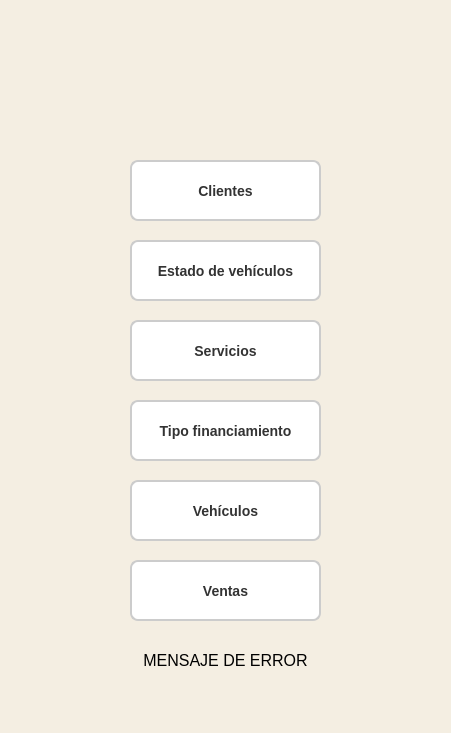
<?xml version="1.0" encoding="UTF-8"?>
<ui version="4.0">
 <class>MainWindow</class>
 <widget class="QMainWindow" name="MainWindow">
  <property name="geometry">
   <rect>
    <x>0</x>
    <y>0</y>
    <width>451</width>
    <height>733</height>
   </rect>
  </property>
  <property name="windowTitle">
   <string>Inicio</string>
  </property>
  <property name="styleSheet">
   <string notr="true">background-color: #f4eee2</string>
  </property>
  <widget class="QWidget" name="centralwidget">
   <widget class="QPushButton" name="btnClientes">
    <property name="enabled">
     <bool>true</bool>
    </property>
    <property name="geometry">
     <rect>
      <x>130</x>
      <y>160</y>
      <width>191</width>
      <height>61</height>
     </rect>
    </property>
    <property name="font">
     <font>
      <pointsize>-1</pointsize>
      <weight>62</weight>
      <italic>false</italic>
      <bold>true</bold>
      <underline>false</underline>
      <strikeout>false</strikeout>
      <stylestrategy>PreferDefault</stylestrategy>
      <kerning>true</kerning>
     </font>
    </property>
    <property name="cursor">
     <cursorShape>PointingHandCursor</cursorShape>
    </property>
    <property name="autoFillBackground">
     <bool>false</bool>
    </property>
    <property name="styleSheet">
     <string notr="true"> QPushButton {
                background-color: white;
                color: #333;
                padding: 10px;
                border: 2px solid #ccc; /* Borde más grueso */
                border-radius: 8px; /* Bordes redondeados */
                font-weight: 500;
                font-size: 14px; /* Tamaño de fuente */
                box-shadow: 0 2px 5px rgba(0, 0, 0, 0.1); /* Sombra sutil */
            }
            QPushButton:hover {
                background-color: #e0d5cb;
                color: #000;
            }
            QPushButton:pressed {
                background-color: #d1c4b1; /* Color más oscuro al presionar */
                border: 2px solid #bbb; /* Cambio de borde al presionar */
            }</string>
    </property>
    <property name="text">
     <string>Clientes</string>
    </property>
    <property name="flat">
     <bool>false</bool>
    </property>
   </widget>
   <widget class="QPushButton" name="btnEstadoVehiculo">
    <property name="enabled">
     <bool>true</bool>
    </property>
    <property name="geometry">
     <rect>
      <x>130</x>
      <y>240</y>
      <width>191</width>
      <height>61</height>
     </rect>
    </property>
    <property name="font">
     <font>
      <pointsize>-1</pointsize>
      <weight>62</weight>
      <italic>false</italic>
      <bold>true</bold>
      <underline>false</underline>
      <strikeout>false</strikeout>
      <stylestrategy>PreferDefault</stylestrategy>
      <kerning>true</kerning>
     </font>
    </property>
    <property name="cursor">
     <cursorShape>PointingHandCursor</cursorShape>
    </property>
    <property name="autoFillBackground">
     <bool>false</bool>
    </property>
    <property name="styleSheet">
     <string notr="true"> QPushButton {
                background-color: white;
                color: #333;
                padding: 10px;
                border: 2px solid #ccc; /* Borde más grueso */
                border-radius: 8px; /* Bordes redondeados */
                font-weight: 500;
                font-size: 14px; /* Tamaño de fuente */
                box-shadow: 0 2px 5px rgba(0, 0, 0, 0.1); /* Sombra sutil */
            }
            QPushButton:hover {
                background-color: #e0d5cb;
                color: #000;
            }
            QPushButton:pressed {
                background-color: #d1c4b1; /* Color más oscuro al presionar */
                border: 2px solid #bbb; /* Cambio de borde al presionar */
            }</string>
    </property>
    <property name="text">
     <string>Estado de vehículos</string>
    </property>
    <property name="flat">
     <bool>false</bool>
    </property>
   </widget>
   <widget class="QPushButton" name="btnServicios">
    <property name="enabled">
     <bool>true</bool>
    </property>
    <property name="geometry">
     <rect>
      <x>130</x>
      <y>320</y>
      <width>191</width>
      <height>61</height>
     </rect>
    </property>
    <property name="font">
     <font>
      <pointsize>-1</pointsize>
      <weight>62</weight>
      <italic>false</italic>
      <bold>true</bold>
      <underline>false</underline>
      <strikeout>false</strikeout>
      <stylestrategy>PreferDefault</stylestrategy>
      <kerning>true</kerning>
     </font>
    </property>
    <property name="cursor">
     <cursorShape>PointingHandCursor</cursorShape>
    </property>
    <property name="autoFillBackground">
     <bool>false</bool>
    </property>
    <property name="styleSheet">
     <string notr="true"> QPushButton {
                background-color: white;
                color: #333;
                padding: 10px;
                border: 2px solid #ccc; /* Borde más grueso */
                border-radius: 8px; /* Bordes redondeados */
                font-weight: 500;
                font-size: 14px; /* Tamaño de fuente */
                box-shadow: 0 2px 5px rgba(0, 0, 0, 0.1); /* Sombra sutil */
            }
            QPushButton:hover {
                background-color: #e0d5cb;
                color: #000;
            }
            QPushButton:pressed {
                background-color: #d1c4b1; /* Color más oscuro al presionar */
                border: 2px solid #bbb; /* Cambio de borde al presionar */
            }</string>
    </property>
    <property name="text">
     <string>Servicios</string>
    </property>
    <property name="flat">
     <bool>false</bool>
    </property>
   </widget>
   <widget class="QPushButton" name="btnTipoFinan">
    <property name="enabled">
     <bool>true</bool>
    </property>
    <property name="geometry">
     <rect>
      <x>130</x>
      <y>400</y>
      <width>191</width>
      <height>61</height>
     </rect>
    </property>
    <property name="font">
     <font>
      <pointsize>-1</pointsize>
      <weight>62</weight>
      <italic>false</italic>
      <bold>true</bold>
      <underline>false</underline>
      <strikeout>false</strikeout>
      <stylestrategy>PreferDefault</stylestrategy>
      <kerning>true</kerning>
     </font>
    </property>
    <property name="cursor">
     <cursorShape>PointingHandCursor</cursorShape>
    </property>
    <property name="autoFillBackground">
     <bool>false</bool>
    </property>
    <property name="styleSheet">
     <string notr="true"> QPushButton {
                background-color: white;
                color: #333;
                padding: 10px;
                border: 2px solid #ccc; /* Borde más grueso */
                border-radius: 8px; /* Bordes redondeados */
                font-weight: 500;
                font-size: 14px; /* Tamaño de fuente */
                box-shadow: 0 2px 5px rgba(0, 0, 0, 0.1); /* Sombra sutil */
            }
            QPushButton:hover {
                background-color: #e0d5cb;
                color: #000;
            }
            QPushButton:pressed {
                background-color: #d1c4b1; /* Color más oscuro al presionar */
                border: 2px solid #bbb; /* Cambio de borde al presionar */
            }</string>
    </property>
    <property name="text">
     <string>Tipo financiamiento</string>
    </property>
    <property name="flat">
     <bool>false</bool>
    </property>
   </widget>
   <widget class="QPushButton" name="btnVehiculos">
    <property name="enabled">
     <bool>true</bool>
    </property>
    <property name="geometry">
     <rect>
      <x>130</x>
      <y>480</y>
      <width>191</width>
      <height>61</height>
     </rect>
    </property>
    <property name="font">
     <font>
      <pointsize>-1</pointsize>
      <weight>62</weight>
      <italic>false</italic>
      <bold>true</bold>
      <underline>false</underline>
      <strikeout>false</strikeout>
      <stylestrategy>PreferDefault</stylestrategy>
      <kerning>true</kerning>
     </font>
    </property>
    <property name="cursor">
     <cursorShape>PointingHandCursor</cursorShape>
    </property>
    <property name="autoFillBackground">
     <bool>false</bool>
    </property>
    <property name="styleSheet">
     <string notr="true"> QPushButton {
                background-color: white;
                color: #333;
                padding: 10px;
                border: 2px solid #ccc; /* Borde más grueso */
                border-radius: 8px; /* Bordes redondeados */
                font-weight: 500;
                font-size: 14px; /* Tamaño de fuente */
                box-shadow: 0 2px 5px rgba(0, 0, 0, 0.1); /* Sombra sutil */
            }
            QPushButton:hover {
                background-color: #e0d5cb;
                color: #000;
            }
            QPushButton:pressed {
                background-color: #d1c4b1; /* Color más oscuro al presionar */
                border: 2px solid #bbb; /* Cambio de borde al presionar */
            }</string>
    </property>
    <property name="text">
     <string>Vehículos</string>
    </property>
    <property name="flat">
     <bool>false</bool>
    </property>
   </widget>
   <widget class="QPushButton" name="btnVentas">
    <property name="enabled">
     <bool>true</bool>
    </property>
    <property name="geometry">
     <rect>
      <x>130</x>
      <y>560</y>
      <width>191</width>
      <height>61</height>
     </rect>
    </property>
    <property name="font">
     <font>
      <pointsize>-1</pointsize>
      <weight>62</weight>
      <italic>false</italic>
      <bold>true</bold>
      <underline>false</underline>
      <strikeout>false</strikeout>
      <stylestrategy>PreferDefault</stylestrategy>
      <kerning>true</kerning>
     </font>
    </property>
    <property name="cursor">
     <cursorShape>PointingHandCursor</cursorShape>
    </property>
    <property name="autoFillBackground">
     <bool>false</bool>
    </property>
    <property name="styleSheet">
     <string notr="true"> QPushButton {
                background-color: white;
                color: #333;
                padding: 10px;
                border: 2px solid #ccc; /* Borde más grueso */
                border-radius: 8px; /* Bordes redondeados */
                font-weight: 500;
                font-size: 14px; /* Tamaño de fuente */
                box-shadow: 0 2px 5px rgba(0, 0, 0, 0.1); /* Sombra sutil */
            }
            QPushButton:hover {
                background-color: #e0d5cb;
                color: #000;
            }
            QPushButton:pressed {
                background-color: #d1c4b1; /* Color más oscuro al presionar */
                border: 2px solid #bbb; /* Cambio de borde al presionar */
            }</string>
    </property>
    <property name="text">
     <string>Ventas</string>
    </property>
    <property name="flat">
     <bool>false</bool>
    </property>
   </widget>
   <widget class="QLabel" name="lblErrorInicio">
    <property name="geometry">
     <rect>
      <x>130</x>
      <y>640</y>
      <width>191</width>
      <height>41</height>
     </rect>
    </property>
    <property name="font">
     <font>
      <pointsize>12</pointsize>
      <weight>50</weight>
      <bold>false</bold>
     </font>
    </property>
    <property name="styleSheet">
     <string notr="true"/>
    </property>
    <property name="text">
     <string>MENSAJE DE ERROR</string>
    </property>
    <property name="alignment">
     <set>Qt::AlignCenter</set>
    </property>
    <property name="textInteractionFlags">
     <set>Qt::NoTextInteraction</set>
    </property>
   </widget>
   <widget class="QLabel" name="label">
    <property name="geometry">
     <rect>
      <x>90</x>
      <y>0</y>
      <width>271</width>
      <height>151</height>
     </rect>
    </property>
    <property name="styleSheet">
     <string notr="true">image: url(:/logo/logo.jpg);</string>
    </property>
    <property name="text">
     <string/>
    </property>
    <property name="alignment">
     <set>Qt::AlignCenter</set>
    </property>
   </widget>
  </widget>
  <widget class="QMenuBar" name="menubar">
   <property name="geometry">
    <rect>
     <x>0</x>
     <y>0</y>
     <width>451</width>
     <height>21</height>
    </rect>
   </property>
  </widget>
  <widget class="QStatusBar" name="statusbar"/>
 </widget>
 <resources>
  <include location="../img/imagen.qrc"/>
 </resources>
 <connections/>
</ui>
